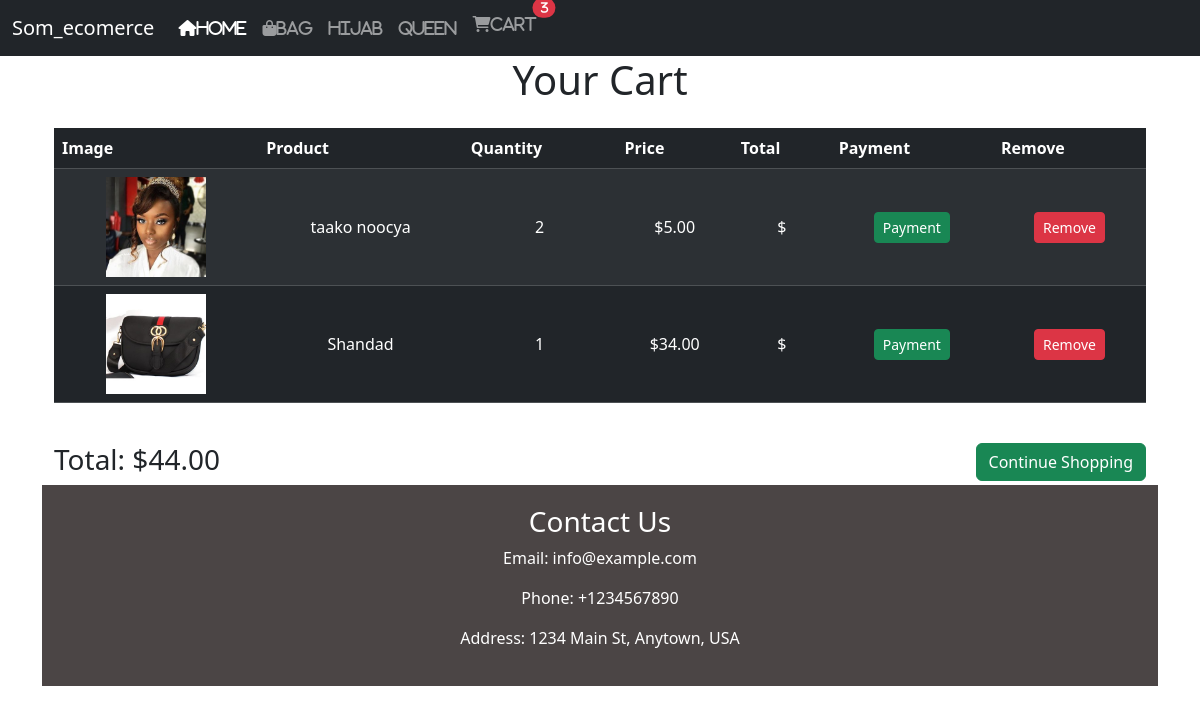
The page /view_cart/ (signed in) on the database its author committed.
### Suuq/models.py (models this page shows, shortened)
class Cart_item(models.Model):
    cart = models.ForeignKey(Cart, on_delete=models.CASCADE)
    product = models.ForeignKey(Product, on_delete=models.CASCADE)
    quantity = models.PositiveIntegerField(default=1)
    @property
    def total_price(self):
        return self.product.price * self.quantity

class Product(models.Model):
    name = models.CharField(max_length=100)
    price = models.DecimalField(max_digits=10, decimal_places=2)
    description = models.TextField()
    image = models.ImageField(upload_to='images')
    category = models.ForeignKey(Category, on_delete=models.CASCADE)

### Suuq/views.py (the view)
# urls.py: path('view_cart/', views.view_cart , name='view_cart'),
@login_required
def view_cart(request):
    cart, created = Cart.objects.get_or_create(user=request.user)
    cart_items = Cart_item.objects.filter(cart=cart)
    cart_item_count = count_cart_items(request)
    total = sum(item.total_price for item in cart_items)
    return render(request, 'alabeysi/cart.html', {'cart_items': cart_items, 'total': total, 'cart_item_count': cart_item_count})

### Suuq/views.py (called while the page is built)
def count_cart_items(request):
    try:
        cart = Cart.objects.get(user=request.user)
        return cart.cart_item_set.aggregate(total_items=models.Sum('quantity'))['total_items'] or 0
    except Cart.DoesNotExist:
        return 0

### Suuq/Templates/alabeysi/cart.html (shortened to what this page needs)
{% extends 'base.html' %}
{% block content %}
<h1 class="text-center mb-4">Your Cart</h1>
<div id="cart-content" class="container">
    <div class="table-responsive">
        <table class="table table-striped table-hover table-dark">
            <thead>
                <tr>
                    <th>Image</th>
                    <th>Product</th>
                    <th>Quantity</th>
                    <th>Price</th>
                    <th>Total</th>
                    <th>Payment</th>
                    <th>Remove</th>
                </tr>
            </thead>
            <tbody>
                {% for item in cart_items %}
                <tr class="text-center align-middle">
                    <td data-label="Image"><img src="{{item.product.image.url }}" alt="" class="img-fluid cart-image"></td>
                    <td data-label="Product">{{ item.product.name }}</td>
                    <td data-label="Quantity">{{ item.quantity }}</td>
                    <td data-label="Price">${{ item.product.price }}</td>
                    <td data-label="Total">${{ item.get_total_price }}</td>
                    <td data-label="Payment"><a href="https://docs.google.com/forms/d/1wH9vsUmT5Qy3AdjSqLviMkPzcT1dvs9EDRPKyi_su98/edit" class="btn btn-success btn-sm">Payment</a></td>
                    <td data-label="Remove"><a href="{% url 'remove_from_cart' item.product.id %}" class="btn btn-danger btn-sm">Remove</a></td>
                </tr>
                {% endfor %}
            </tbody>
        </table>
    </div>
    <div class="row mt-4">
        <div class="col-md-6">
            <h3>Total: ${{ total }}</h3>
        </div>
        <div class="col-md-6 text-md-end">
            <a href="" class="btn btn-success">Continue Shopping</a>
        </div>
    </div>
</div>
{% endblock %}

### Suuq/Templates/alabeysi/cart.html (style rules this page uses)
.cart-image { max-width: 100px; max-height: 100px; }

### rows shown on the page
Cart_item: product.image (picture), product.name "taako noocya", quantity "2", product.price "5.00"
Cart_item: product.image (picture), product.name "Shandad", quantity "1", product.price "34.00"

### other values the page prints
{{ cart_item_count }} "3"
{{ total }} "44.00"
